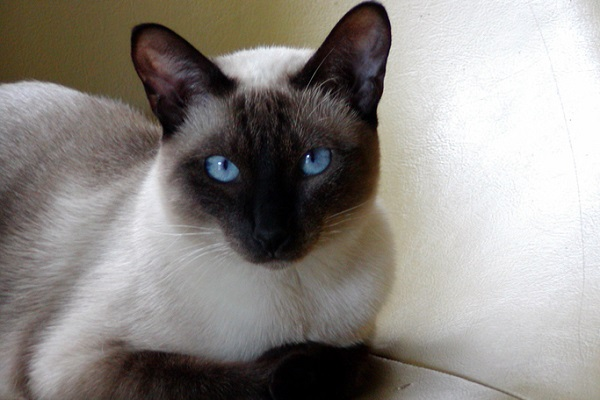
#> input picture outros/gatos1.jpg, 600 x 400 px, found by its file name
$ python experiment_60.py
#> lines starting #> are read from the running program, lines starting #| are printed output that depends on the picture; after the words box and inside, x2 and y2 are one past the last pixel; in counts of white or black regions, pixels touching at a corner belong together
"""

Inteligência Artificial aplicada à Visão Computacional
Capítulo 4: Visão Computacional aplicada ao reconhecimento facial em imagens

Todos os direitos reservados à Facti, 2024

www.qualifacti.com.br

-----------------------------------------------------------------------------------------------------------------------

ETAPA CONCEITUALIZAR

Recado importante
Olá,
Como parte do capítulo de reconhecimento facial, gostaríamos de ressaltar a importância de realizar as atividades de
implementação fornecidas. Estas atividades são cuidadosamente desenhadas para reforçar o conteúdo apresentado. Lembre-se,
a implementação é uma habilidade que se aprimora com a prática. Ao aplicar os conceitos aprendidos, especialmente por meio
da escrita e execução de códigos, você ganhará uma compreensão mais profunda e prática dos modelos. Encorajamos todos a
dedicar tempo a essas atividades. Ao fazer isso, você não apenas reforçará o que foi ensinado, mas também desenvolverá
as habilidades essenciais de resolução de problemas e depuração de código.

Lembrem-se: não basta apenas aprender, é preciso codificar! O caminho para dominar os modelos começa com a experiência prática.

Atenciosamente,
Júlio e Marcelo

-----------------------------------------------------------------------------------------------------------------------

Atividade de experimentação 60
Escreva um programa, em Python, que utilize classificadores haarcascade para detectar gatos em imagens.


ORIENTAÇÕES:

#1 - Antes de iniciar e executar o código, abra a aba Terminal, localizada na parte inferior do PyCharm e execute, na
sequência, os seguintes comandos para instalar os recursos da biblioteca do OpenCV:

pip install opencv-python

pip install opencv-contrib-python

#2 - Lembre-se de trazer a pasta fotos disponibilizada para dentro do PyCharm. Você pode arrastar a pasta para dentro do
projeto, no menu lateral esquerdo.

#3 - Lembre-se de trazer a pasta cascades disponibilizada para dentro do PyCharm. Você pode arrastar a pasta para dentro
do projeto, no menu lateral esquerdo.

-----------------------------------------------------------------------------------------------------------------------
"""

import cv2

classificadorGato = cv2.CascadeClassifier('cascades\\gatos.xml') # utiliza um haarcascade treinado para detectar gatos

imagem = cv2.imread('outros\\gatos1.jpg')  # 1.03; #10 - atente-se para o caminho e extensão da imagem
#> imagem is the input picture: shape (400, 600, 3); mean B, G, R 133.3, 137.6, 142.1
# [4 lines of commented-out code are left out]

imagemCinza = cv2.cvtColor(imagem, cv2.COLOR_BGR2GRAY) # transforma a imagem colorida em escala de cinza
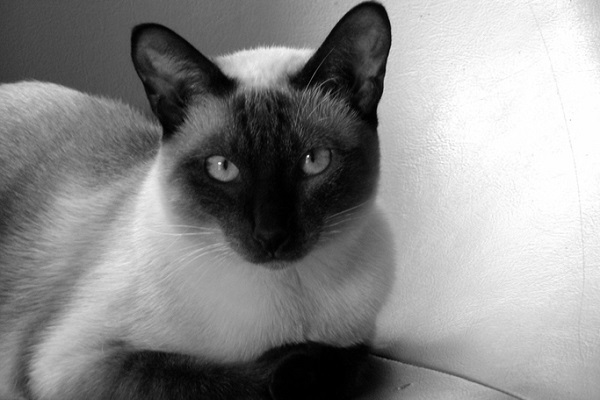
#> imagemCinza: shape (400, 600); min 0, max 255, mean 138.5

detectado = classificadorGato.detectMultiScale(imagemCinza, scaleFactor=1.02, minNeighbors=9)
#> detectado = [[156, 71, 225, 225]]
# comando para detectar gatos na imagem em escala de cinza. Você pode alterar os parâmetros scaleFactor e minNeighbors
# para melhorar a precisão da detecção (alguns estão indicados como os números na frente da imagem acima)

for (x, y, l, a) in detectado:
    imagem = cv2.rectangle(imagem, (x, y), (x + l, y + a), (0, 0, 255), 2) # comando para desenhar um retângulo na presença de gatos
#> this loop made 1 pass
#> pass 1, `imagem = cv2.rectangle(imagem, (x, y), (x + l, y + a), (0, 0, 255), 2)`:
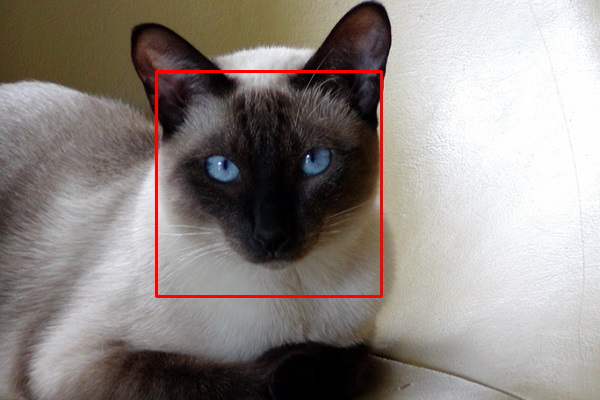
#> imagem: shape (400, 600, 3); 1.12% of pixels changed, all inside (x1, y1, x2, y2) = (155, 70, 383, 298)

cv2.imshow(str(len(detectado)) + ' gato(s) encontrado(s)', imagem) # mostrará a quantidade de gatos no título da janela
cv2.waitKey() # comando que aguarda o fechamento das janelas com as imagens

$ run again, with outros/gatos4.jpg copied over outros/gatos1.jpg
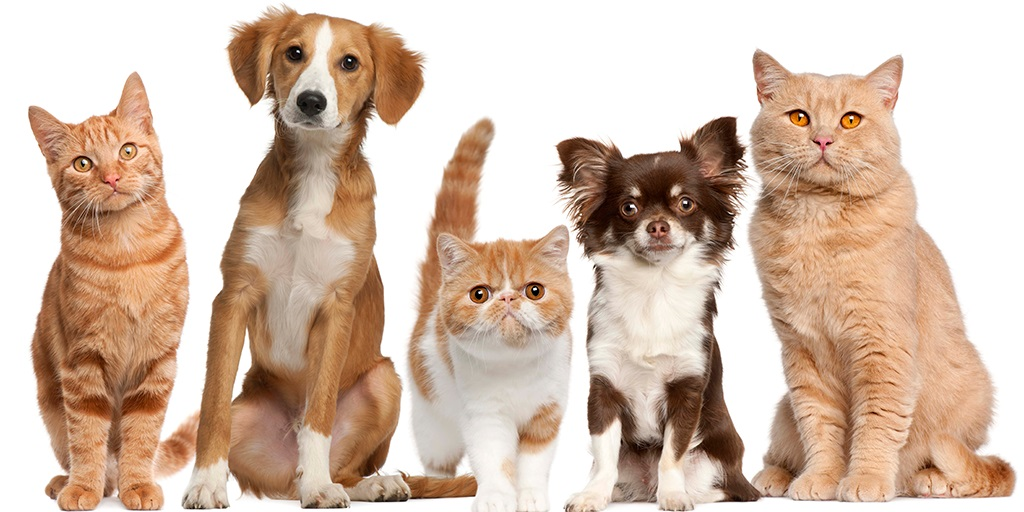
#> input picture outros/gatos4.jpg, 1024 x 512 px, found by its file name
#> imagem is the input picture: shape (512, 1024, 3); mean B, G, R 172.7, 189.5, 212.6
#> `imagemCinza = cv2.cvtColor(imagem, cv2.COLOR_BGR2GRAY)`:
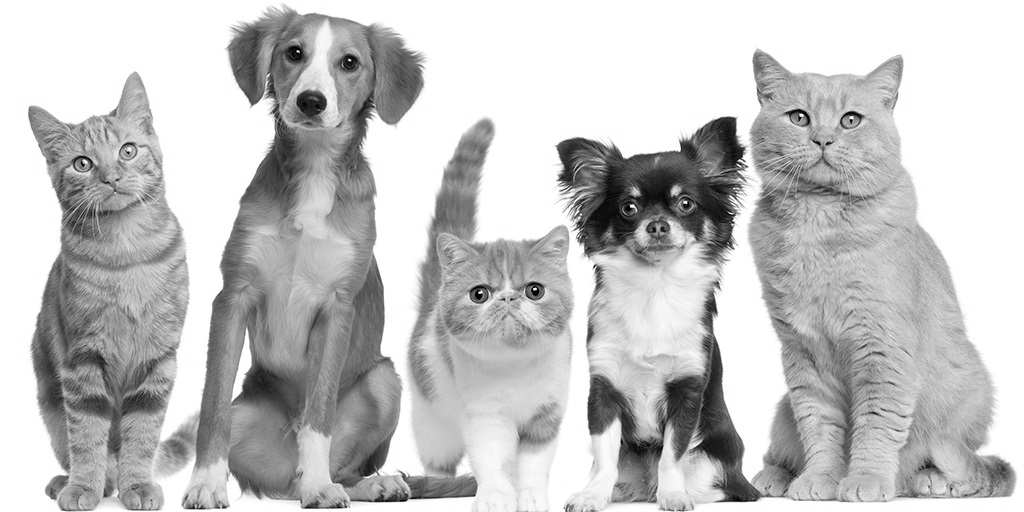
#> imagemCinza: shape (512, 1024); min 0, max 255, mean 194.5
#> detectado = [[605, 164, 106, 106], [767, 72, 115, 115], [449, 246, 113, 113]]
#> the loop `for (x, y, l, a) in detectado:` made 3 passes
#> pass 3, `imagem = cv2.rectangle(imagem, (x, y), (x + l, y + a), (0, 0, 255), 2)`:
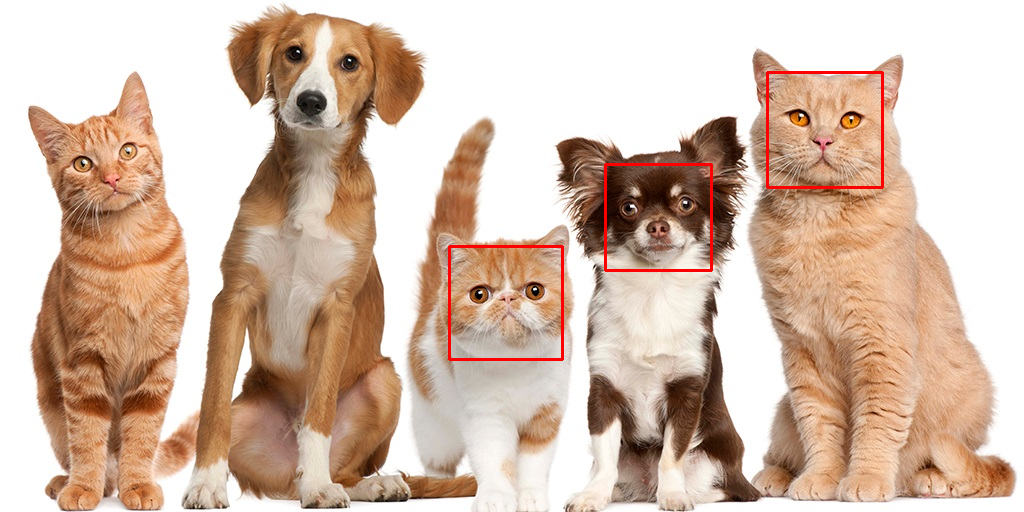
#> imagem: shape (512, 1024, 3); mean B, G, R 171.7, 188.3, 213.2
